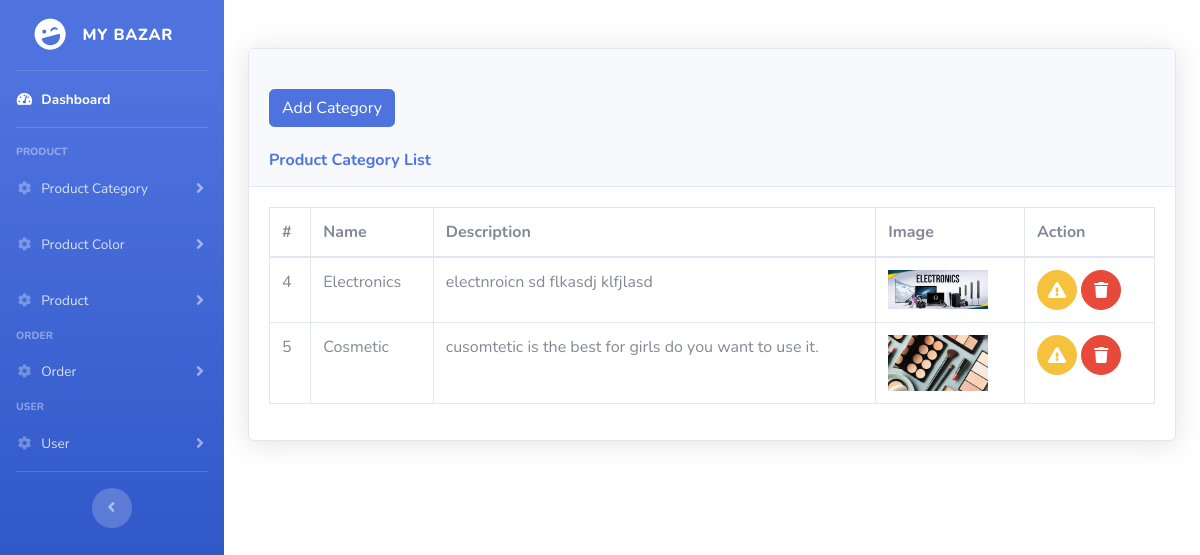
The page /category-list.php on the database its author committed.
### tables this page shows
CREATE TABLE `product_cat` (
  `catid` int(11) NOT NULL,
  `catname` varchar(100) NOT NULL,
  `catdesc` varchar(250) NOT NULL,
  `catimg` varchar(250) NOT NULL
);

### dashboard.php (called while the page is built)
<?php include('sidebar.php') ?>
<?php include('footer.php') ?>

### category-list.php (the view, shortened to what this page needs)
<?php
include 'dashboard.php'; ?>
<div class="container my-5">
    <div class="card shadow mb-4">
        <div class="card-header py-3">
        <br>
        <a href="category-insert.php" class="btn btn-primary">Add Category</a>
        <br><br>
            <h6 class="m-0 font-weight-bold text-primary">Product Category List</h6>
        </div>
        <div class="card-body">
            <div class="table-responsive">
                <table class="table table-bordered" id="dataTable" width="100%" cellspacing="0">
                    <thead>
                        <tr>
                            <th>#</th>
                            <th>Name</th>
                            <th>Description</th>
                            <th>Image</th>
                            <th>Action</th>
                        </tr>
                    </thead>
                    <tbody>
                        <?php
                        include('conn.php');
                        $query = "select * from product_cat";
                        $result = mysqli_query($con, $query);
                        while ($row = mysqli_fetch_assoc($result)) {
                        ?>
                            <tr>
                                <td><?php echo $row['catid']?></td>
                                <td><?php echo $row['catname']?></td>
                                <td style="width: 50%;"><?php echo $row['catdesc']?> </td>
                                <td><img src="categoryimg/<?php echo $row['catimg']?>" width="100px" /></td>
                                <td>
                                <a href="category-edit.php?id=<?php echo $row['catid']*103640?>" class="btn btn-warning btn-circle ">
                                        <i class="fas fa-exclamation-triangle"></i>
                                    </a>
                                    <a onclick="myfun(<?php echo $row['catid']*103640?>)" class="btn btn-danger btn-circle ">
                                        <i class="fas fa-trash"></i>
                                    </a>
                                </td>
                            </tr>
                        <?php
                        }
                        ?>
                    </tbody>
                </table>
            </div>
        </div>
    </div>
</div>
<?php include('footer.php') ?>

### sidebar.php (shortened to what this page needs)
<!DOCTYPE html>
<html lang="en">
<head>
    <link href="vendor/fontawesome-free/css/all.min.css" rel="stylesheet" type="text/css">
    <link href="css/sb-admin-2.min.css" rel="stylesheet">
</head>
<div id="wrapper">
<ul class="navbar-nav bg-gradient-primary sidebar sidebar-dark accordion" id="accordionSidebar">
    <a class="sidebar-brand d-flex align-items-center justify-content-center" href="index.html">
        <div class="sidebar-brand-icon rotate-n-15">
            <i class="fas fa-laugh-wink"></i>
        </div>
        <div class="sidebar-brand-text mx-3">My Bazar<sup></sup></div>
    </a>
    <hr class="sidebar-divider my-0">
    <li class="nav-item active">
        <a class="nav-link" href="dashboard.php">
            <i class="fas fa-fw fa-tachometer-alt"></i>
            <span>Dashboard</span></a>
    </li>
    <hr class="sidebar-divider">
    <div class="sidebar-heading">
        Product
    </div>
    <li class="nav-item">
        <a class="nav-link collapsed" href="#" data-toggle="collapse" data-target="#collapseTwo"
            aria-expanded="true" aria-controls="collapseTwo">
            <i class="fas fa-fw fa-cog"></i>
            <span>Product Category</span>
        </a>
    </li>
    <li class="nav-item">
        <a class="nav-link collapsed" href="#" data-toggle="collapse" data-target="#collapseThree"
            aria-expanded="true" aria-controls="collapseThree">
            <i class="fas fa-fw fa-cog"></i>
            <span>Product Color</span>
        </a>
    </li>
    <li class="nav-item">
        <a class="nav-link collapsed" href="#" data-toggle="collapse" data-target="#collapseFour"
            aria-expanded="true" aria-controls="collapseFour">
            <i class="fas fa-fw fa-cog"></i>
            <span>Product </span>
        </a>
    </li>
    <div class="sidebar-heading">
        Order
    </div>
    <li class="nav-item">
        <a class="nav-link collapsed" href="#" data-toggle="collapse" data-target="#collapseFive"
            aria-expanded="true" aria-controls="collapseFive">
            <i class="fas fa-fw fa-cog"></i>
            <span>Order </span>
        </a>
    </li>
    <div class="sidebar-heading">
        User
    </div>
    <li class="nav-item">
        <a class="nav-link collapsed" href="#" data-toggle="collapse" data-target="#collapseSix"
            aria-expanded="true" aria-controls="collapseSix">
            <i class="fas fa-fw fa-cog"></i>
            <span>User </span>
        </a>
    </li>
    <hr class="sidebar-divider d-none d-md-block">
    <div class="text-center d-none d-md-inline">
        <button class="rounded-circle border-0" id="sidebarToggle"></button>
    </div>
</ul>

### footer.php (shortened to what this page needs)
</body>
</html>

### rows shown on the page
product_cat: catid "4", catname "Electronics", catdesc "electnroicn sd flkasdj klfjlasd", catimg (picture)
product_cat: catid "5", catname "Cosmetic", catdesc "cusomtetic is the best for girls do you want to use it.", catimg (picture)
